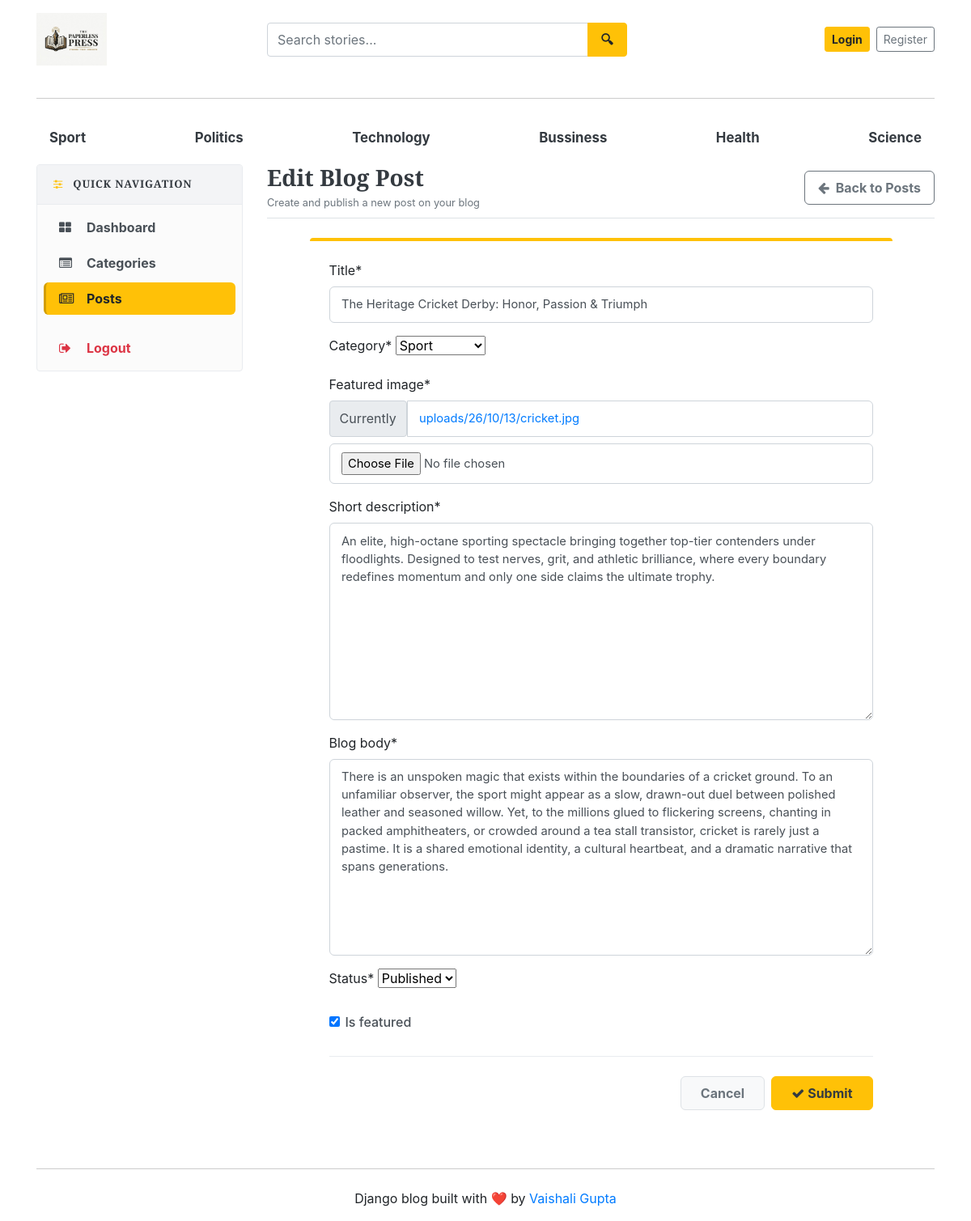
Page /dashboard/posts/edit/1 on the committed database.
### blogs/models.py (models this page shows, shortened)
class Category(models.Model):
    category_name=models.CharField(max_length=50, unique=True)
    created_at = models.DateTimeField(auto_now_add=True)
    updated_at = models.DateTimeField(auto_now=True)
    class Meta :
        verbose_name_plural= 'categories'
    def __str__(self):
        return self.category_name

class Blog(models.Model):
    title = models.CharField(max_length=100)
    slug = models.SlugField(max_length=150, unique=True, blank=True)
    category = models.ForeignKey(Category, on_delete=models.CASCADE)  #taking refrence from table category
    author = models.ForeignKey(User, on_delete=models.CASCADE)
    featured_image = models.ImageField(upload_to='uploads/%y/%m/%d')
    short_description = models.TextField(max_length=500)
    blog_body = models.TextField(max_length=500)
    status = models.CharField(max_length=20, choices=STATUS_CHOICES, default='Draft')
    is_featured = models.BooleanField(default=False)
    created_at = models.DateTimeField(auto_now_add=True)
    updated_at = models.DateTimeField(auto_now=True)

### dashboards/views.py (the view, shortened to what this page needs)
# urls.py: path('posts/edit/<int:pk>', views.edit_post, name='edit_post'),
def edit_post(request, pk):
    post = get_object_or_404(Blog, pk=pk)
    form = BlogPostForm(instance=post)
    context = {
        'form': form,
        'post': post,
    }
    return render(request, 'dashboard/edit_post.html', context)

### dashboards/forms.py
class BlogPostForm(forms.ModelForm):
    class Meta:
        model=Blog
        fields=('title','category','featured_image','short_description', 'blog_body', 'status', 'is_featured')

### blogs/context_processors.py (called while the page is built)
def get_categories(request):
    categories=Category.objects.all()
    return dict(categories=categories)

def get_social_links(request):
    social_links = SocialLink.objects.all()
    about = About.objects.first()  # first entry nikal lega
    return dict(social_links=social_links, about=about)

### templates/dashboard/edit_post.html (shortened to what this page needs)
{% extends 'base.html' %}
{% load crispy_forms_tags %}
{% block content %}
<div class="row">
    {% include 'dashboard/sidebar.html' %}
    <div class="col-md-9 mb-4">
        <div class="d-flex justify-content-between align-items-center mb-4 pb-2 border-bottom">
            <div>
                <h3 class="font-weight-bold text-dark m-0">Edit Blog Post</h3>
                <small class="text-muted">Create and publish a new post on your blog</small>
            </div>
            <a href="{% url 'posts' %}" class="btn btn-outline-secondary font-weight-bold shadow-sm px-3 py-2" style="border-radius: 6px;">
                <i class="fa fa-arrow-left mr-1"></i> Back to Posts
            </a>
        </div>
        <div class="card border-0 shadow-sm rounded-lg p-4 bg-white post-card mx-auto" style="border-top: 4px solid #ffc107 !important; max-width: 720px;">
            <form action="{% url 'edit_post' post.id %}" method="POST" enctype="multipart/form-data">
                <div class="mb-4">
                    {{ form | crispy }}
                </div>
                <hr class="my-4" style="border-top: 1px solid #e9ecef;">
                <div class="d-flex align-items-center justify-content-end">
                    <a href="{% url 'posts' %}" class="btn btn-light border text-muted px-4 py-2 mr-2 font-weight-bold" style="border-radius: 6px;">
                        Cancel
                    </a>
                    <button type="submit" class="btn btn-warning font-weight-bold text-dark px-4 py-2 shadow-sm" style="border-radius: 6px;">
                        <i class="fa fa-check mr-1"></i>Submit
                    </button>
                </div>
            </form>
        </div>
    </div>
</div>
{% endblock %}

### templates/base.html (shortened to what this page needs)
{% load static %}
<!DOCTYPE html>
<html lang="en">
<head>
    <link href="https://getbootstrap.com/docs/4.0/dist/css/bootstrap.min.css" rel="stylesheet">
    <link href="{% static 'css/blog.css' %}" rel="stylesheet">
    <link rel="stylesheet" href="https://cdnjs.cloudflare.com/ajax/libs/font-awesome/4.7.0/css/font-awesome.min.css">
</head>
<body>
    <div class="container">
      <header class="blog-header py-3">
        <div class="row align-items-center">
          <div class="col-6 col-md-3">
            <a href="/" class="d-inline-block">
              <img src="{% static 'images/logo.jpeg' %}"
                   alt="The Paperless Press"
                   style="height: 65px; max-width: 100%; object-fit: contain;">
            </a>
          </div>
          <div class="col-6 col-md-4 order-md-3 d-flex justify-content-end align-items-center">
            {% if not user.is_authenticated %}
              <a class="btn btn-sm btn-warning font-weight-bold mr-2 text-nowrap" href="{% url 'login' %}">Login</a>
              <a class="btn btn-sm btn-outline-secondary text-nowrap" href="{% url 'register' %}">Register</a>
            {% else %}
              <a class="btn btn-sm btn-warning font-weight-bold mr-2 text-nowrap" href="{% url 'dashboard' %}">Dashboard</a>
              <a class="btn btn-sm btn-warning font-weight-bold text-nowrap" href="{% url 'logout' %}">Logout</a>
            {% endif %}
          </div>
          <div class="col-12 col-md-5 order-md-2 mt-3 mt-md-0">
            <form action="{% url 'search' %}" method="GET" class="m-0">
              <div class="input-group">
                <input type="text"
                       class="form-control"
                       name="keyword"
                       value="{{ keyword }}"
                       placeholder="Search stories..."
                       style="height: 42px; border-radius: 4px 0 0 4px; border: 1.5px solid #ced4da;">
                <div class="input-group-append">
                  <button class="btn btn-warning"
                          type="submit"
                          style="height: 42px; padding: 0 16px; border-radius: 0 4px 4px 0; font-weight: 600;">
                    🔍︎
                  </button>
                </div>
              </div>
            </form>
          </div>
        </div>
      </header>
      <hr class="my-4" style="border-top: 1px solid #cccccc;">
      <div class="nav-scroller py-1 mb-2">
        <nav class="nav d-flex justify-content-between">
          {% for cat in categories %}
          <a class="px-3 py-2 text-dark font-weight-bold"
            href="{% url 'posts_by_category' cat.id %}"
            style="font-size: 1.05rem; border-radius: 8px; text-decoration: none; transition: background 0.2s ease;"
            onmouseover="this.style.backgroundColor='#e9ecef';"
            onmouseout="this.style.backgroundColor='transparent';">
               {{cat.category_name}}
          </a>
          {% endfor %}
        </nav>
      </div>
{% block content %}
{% endblock %}
<hr class="my-4" style="border-top: 1px solid #cccccc;">
<footer class="blog-footer text-center">
  <p>Django blog built with ❤️ by <a href="#">Vaishali Gupta</a></p>
</footer>
</body>
</html>

### blog_main/static/css/blog.css (style rules this page uses)
h1, h2, h3, h4, h5, h6 { font-family: "Playfair Display", Georgia, "Times New Roman", serif; }

### templates/dashboard/edit_post.html (style rules this page uses)
.post-card .form-control, .post-card .custom-select { border-radius: 6px; border: 1px solid #ced4da; padding: 0.65rem 0.9rem; font-size: 0.92rem; color: #495057; background-color: #fff; transition: border-color 0.2s ease-in-out, box-shadow 0.2s ease-in-out; }
.post-card textarea.form-control { min-height: 130px; }
.post-card .form-check { padding-top: 6px; padding-bottom: 6px; }
.post-card .form-check-label { font-weight: 500; color: #495057; cursor: pointer; }

### rows in the picture
Category: category_name "Sport"
Category: category_name "Politics"
Category: category_name "Technology"
Category: category_name "Bussiness"
Category: category_name "Health"
Category: category_name "Science"
Blog: title "The Heritage Cricket Derby: Honor, Passion & Triumph", category "Sport", short_description "An elite, high-octane sporting spectacle bringing together top-tier contenders under floodlights. Designed to test nerves, grit, and athletic brilliance, where every boundary redefines momentum and only one side claims the ultimate trophy.", blog_body "There is an unspoken magic that exists within the boundaries of a cricket ground. To an unfamiliar observer, the sport might appear as a slow, drawn-out duel between polished leather and seasoned willow. Yet, to the millions glued to flickering screens, chanting in packed amphitheaters, or crowded around a tea stall transistor, cricket is rarely just a pastime. It is a shared emotional identity, a cultural heartbeat, and a dramatic narrative that spans generations.", status "Published", is_featured "☑"
